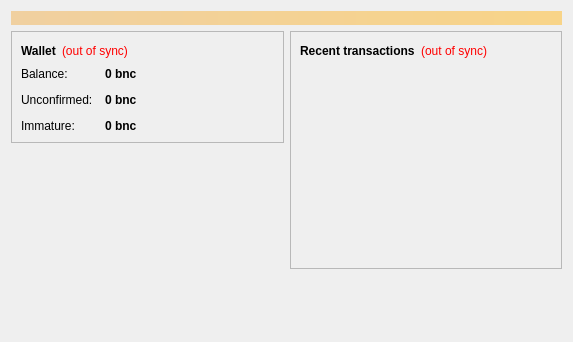
<?xml version="1.0" encoding="UTF-8"?>
<ui version="4.0">
 <class>OverviewPage</class>
 <widget class="QWidget" name="OverviewPage">
  <property name="geometry">
   <rect>
    <x>0</x>
    <y>0</y>
    <width>573</width>
    <height>342</height>
   </rect>
  </property>
  <property name="windowTitle">
   <string>Form</string>
  </property>
  <layout class="QVBoxLayout" name="topLayout">
   <item>
    <widget class="QLabel" name="labelAlerts">
     <property name="visible">
      <bool>false</bool>
     </property>
     <property name="styleSheet">
      <string notr="true">background-color: qlineargradient(x1: 0, y1: 0, x2: 1, y2: 0, stop:0 #F0D0A0, stop:1 #F8D488); color:#000000;</string>
     </property>
     <property name="wordWrap">
      <bool>true</bool>
     </property>
     <property name="margin">
      <number>3</number>
     </property>
    </widget>
   </item>
   <item>
    <layout class="QHBoxLayout" name="horizontalLayout" stretch="1,1">
     <item>
      <layout class="QVBoxLayout" name="verticalLayout_2">
       <item>
        <widget class="QFrame" name="frame">
         <property name="frameShape">
          <enum>QFrame::StyledPanel</enum>
         </property>
         <property name="frameShadow">
          <enum>QFrame::Raised</enum>
         </property>
         <layout class="QVBoxLayout" name="verticalLayout_4">
          <item>
           <layout class="QHBoxLayout" name="horizontalLayout_4">
            <item>
             <widget class="QLabel" name="label_5">
              <property name="font">
               <font>
                <weight>75</weight>
                <bold>true</bold>
               </font>
              </property>
              <property name="text">
               <string>Wallet</string>
              </property>
             </widget>
            </item>
            <item>
             <widget class="QLabel" name="labelWalletStatus">
              <property name="toolTip">
               <string>The displayed information may be out of date. Your wallet automatically synchronizes with the Bincoin network after a connection is established, but this process has not completed yet.</string>
              </property>
              <property name="styleSheet">
               <string notr="true">QLabel { color: red; }</string>
              </property>
              <property name="text">
               <string notr="true">(out of sync)</string>
              </property>
              <property name="alignment">
               <set>Qt::AlignLeading|Qt::AlignLeft|Qt::AlignVCenter</set>
              </property>
             </widget>
            </item>
            <item>
             <spacer name="horizontalSpacer_2">
              <property name="orientation">
               <enum>Qt::Horizontal</enum>
              </property>
              <property name="sizeHint" stdset="0">
               <size>
                <width>40</width>
                <height>20</height>
               </size>
              </property>
             </spacer>
            </item>
           </layout>
          </item>
          <item>
           <layout class="QFormLayout" name="formLayout_2">
            <property name="fieldGrowthPolicy">
             <enum>QFormLayout::AllNonFixedFieldsGrow</enum>
            </property>
            <property name="horizontalSpacing">
             <number>12</number>
            </property>
            <property name="verticalSpacing">
             <number>12</number>
            </property>
            <item row="0" column="0">
             <widget class="QLabel" name="label">
              <property name="text">
               <string>Balance:</string>
              </property>
             </widget>
            </item>
            <item row="0" column="1">
             <widget class="QLabel" name="labelBalance">
              <property name="font">
               <font>
                <weight>75</weight>
                <bold>true</bold>
               </font>
              </property>
              <property name="cursor">
               <cursorShape>IBeamCursor</cursorShape>
              </property>
              <property name="toolTip">
               <string>Your current balance</string>
              </property>
              <property name="text">
               <string notr="true">0 bnc</string>
              </property>
              <property name="textInteractionFlags">
               <set>Qt::LinksAccessibleByMouse|Qt::TextSelectableByKeyboard|Qt::TextSelectableByMouse</set>
              </property>
             </widget>
            </item>
            <item row="1" column="0">
             <widget class="QLabel" name="label_3">
              <property name="text">
               <string>Unconfirmed:</string>
              </property>
             </widget>
            </item>
            <item row="1" column="1">
             <widget class="QLabel" name="labelUnconfirmed">
              <property name="font">
               <font>
                <weight>75</weight>
                <bold>true</bold>
               </font>
              </property>
              <property name="cursor">
               <cursorShape>IBeamCursor</cursorShape>
              </property>
              <property name="toolTip">
               <string>Total of transactions that have yet to be confirmed, and do not yet count toward the current balance</string>
              </property>
              <property name="text">
               <string notr="true">0 bnc</string>
              </property>
              <property name="textInteractionFlags">
               <set>Qt::LinksAccessibleByMouse|Qt::TextSelectableByKeyboard|Qt::TextSelectableByMouse</set>
              </property>
             </widget>
            </item>
            <item row="2" column="0">
             <widget class="QLabel" name="labelImmatureText">
              <property name="text">
               <string>Immature:</string>
              </property>
             </widget>
            </item>
            <item row="2" column="1">
             <widget class="QLabel" name="labelImmature">
              <property name="font">
               <font>
                <weight>75</weight>
                <bold>true</bold>
               </font>
              </property>
              <property name="toolTip">
               <string>Mined balance that has not yet matured</string>
              </property>
              <property name="text">
               <string notr="true">0 bnc</string>
              </property>
              <property name="textInteractionFlags">
               <set>Qt::LinksAccessibleByMouse|Qt::TextSelectableByKeyboard|Qt::TextSelectableByMouse</set>
              </property>
             </widget>
            </item>
           </layout>
          </item>
         </layout>
        </widget>
       </item>
       <item>
        <spacer name="verticalSpacer">
         <property name="orientation">
          <enum>Qt::Vertical</enum>
         </property>
         <property name="sizeHint" stdset="0">
          <size>
           <width>20</width>
           <height>40</height>
          </size>
         </property>
        </spacer>
       </item>
      </layout>
     </item>
     <item>
      <layout class="QVBoxLayout" name="verticalLayout_3">
       <item>
        <widget class="QFrame" name="frame_2">
         <property name="frameShape">
          <enum>QFrame::StyledPanel</enum>
         </property>
         <property name="frameShadow">
          <enum>QFrame::Raised</enum>
         </property>
         <layout class="QVBoxLayout" name="verticalLayout">
          <item>
           <layout class="QHBoxLayout" name="horizontalLayout_2">
            <item>
             <widget class="QLabel" name="label_4">
              <property name="text">
               <string>&lt;b&gt;Recent transactions&lt;/b&gt;</string>
              </property>
             </widget>
            </item>
            <item>
             <widget class="QLabel" name="labelTransactionsStatus">
              <property name="toolTip">
               <string>The displayed information may be out of date. Your wallet automatically synchronizes with the Bincoin network after a connection is established, but this process has not completed yet.</string>
              </property>
              <property name="styleSheet">
               <string notr="true">QLabel { color: red; }</string>
              </property>
              <property name="text">
               <string notr="true">(out of sync)</string>
              </property>
              <property name="alignment">
               <set>Qt::AlignRight|Qt::AlignTrailing|Qt::AlignVCenter</set>
              </property>
             </widget>
            </item>
            <item>
             <spacer name="horizontalSpacer">
              <property name="orientation">
               <enum>Qt::Horizontal</enum>
              </property>
              <property name="sizeHint" stdset="0">
               <size>
                <width>40</width>
                <height>20</height>
               </size>
              </property>
             </spacer>
            </item>
           </layout>
          </item>
          <item>
           <widget class="QListView" name="listTransactions">
            <property name="styleSheet">
             <string notr="true">QListView { background: transparent; }</string>
            </property>
            <property name="frameShape">
             <enum>QFrame::NoFrame</enum>
            </property>
            <property name="verticalScrollBarPolicy">
             <enum>Qt::ScrollBarAlwaysOff</enum>
            </property>
            <property name="horizontalScrollBarPolicy">
             <enum>Qt::ScrollBarAlwaysOff</enum>
            </property>
            <property name="selectionMode">
             <enum>QAbstractItemView::NoSelection</enum>
            </property>
           </widget>
          </item>
         </layout>
        </widget>
       </item>
       <item>
        <spacer name="verticalSpacer_2">
         <property name="orientation">
          <enum>Qt::Vertical</enum>
         </property>
         <property name="sizeHint" stdset="0">
          <size>
           <width>20</width>
           <height>40</height>
          </size>
         </property>
        </spacer>
       </item>
      </layout>
     </item>
    </layout>
   </item>
  </layout>
 </widget>
 <resources/>
 <connections/>
</ui>
